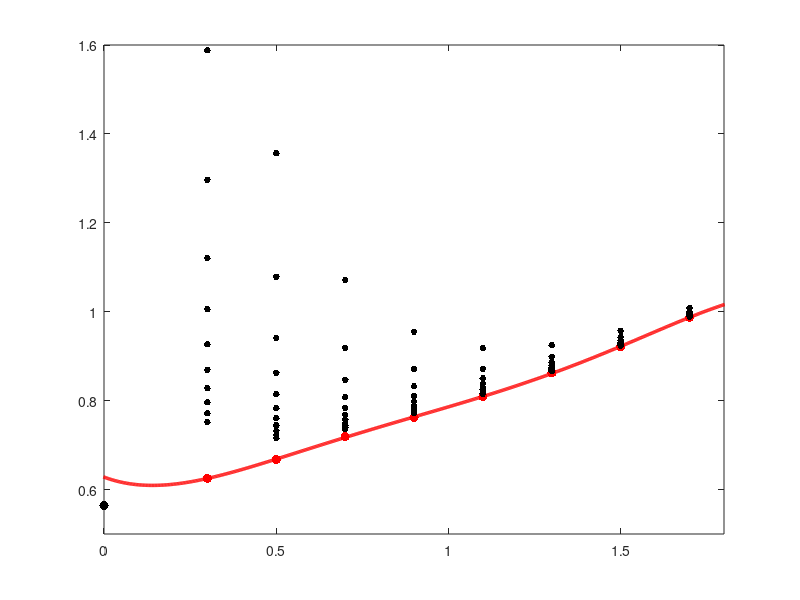

Write the MATLAB code that produced this figure. (Note: this script raises an error after producing the figure.)
clc
clearvars
D=importdata("mg0_y_N_M1.dat");

NumN=11;
NumY=8;
D2=zeros(NumN+1,NumY);
indices=[1:1:NumN];

for i=[1:NumY]
    D2(indices,i)=D(indices+(i-1)*NumN,3);
end

deg=5;
deg2=5;

for j=[1:NumY]
    p=polyfit(1./(2+2*indices),D2(indices,j),deg);
    D2(NumN+1,j)=p(deg+1);
end

p=polyfit(0.1*[3:2:17], D2(12,[1:NumY]), deg2)
x=linspace(-0.1, 2.1, 1000);

plot(0.1*[3:2:17], D2(NumN+1, :), ".r", 'MarkerSize', 20)

hold on
plot(x, polyval(p,x), "-r", "LineWidth", 2.5)

for k=[1:NumN]
    plot(0.1*[3:2:17], D2(k, :), ".k", 'MarkerSize', 15)
end

a=[0];
b=[1/sqrt(pi)];
plot(a, b, ".k", 'MarkerSize', 20)
hold off

xlim([-0.0, 1.8])
ylim([0.5 1.6])

ax=gca;
ax.FontSize=30;
ax.LineWidth=2.5;
xlabel('$y$', 'Interpreter','latex')
ylabel('$\frac{M_1}{g}$', 'Interpreter','latex')
%daspect([8 1 1])

%yticks([-0.3 -0.275 -0.25 -0.225 -0.2 -0.175 -0.15 -0.125 -0.1])
%yticklabels(["-0.3" "" "" "" "-0.2" "" "" "" "-0.1"])
